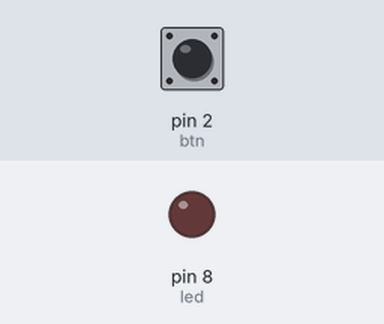
A sketch run on a simulated Arduino Uno, built with avr-gcc and run on an emulated ATmega328P. Shown: output pins drawn as LEDs (lit = HIGH). Dashed ring = blinking. The test bench sets the inputs (shaded band); at power-on: pin 2 (btn) HIGH.

Above: at 1.2 s.
1.3 s: pin 2 (btn) pulled LOW for 0.15 s
At 2.1 s:
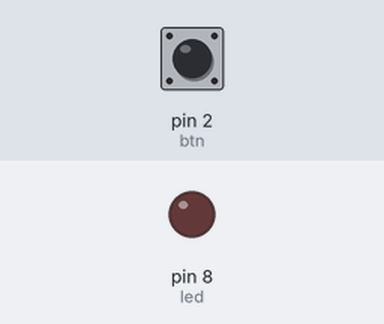
2.9 s: pin 2 (btn) pulled LOW for 1 s
At 3.6 s:
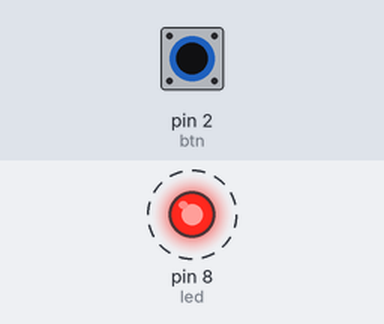
6.9 s: pin 2 (btn) pulled LOW for 3.2 s
At 7.8 s:
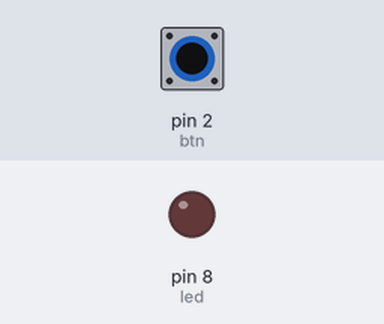
Timing chart, 0 to 9.9 s (numbered marks = the images above; inputs shaded):
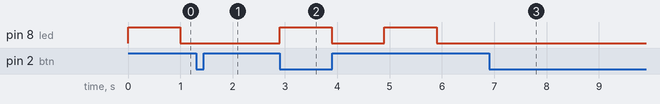

The sketch:

sketch.ino
```cpp
// Program Interrupt Pemotong Blinking LED - Arduino Uno (attachInterrupt)
// Rangkaian:
// - LED Anoda -> Pin 8 (melalui resistor 220 Ohm ke GND)
// - Push Button -> Pin 2 dan GND (INPUT_PULLUP)

const int led = 8;
const int btn = 2; // Pin 2 (INT0) mendukung attachInterrupt pada Arduino Uno

volatile bool blinkAktif = true;
volatile unsigned long lastInterrupt = 0;

void potongBlinkISR() {
  unsigned long sekarang = millis();
  // Debounce 200 ms untuk meredam contact bounce tombol
  if (sekarang - lastInterrupt > 200) {
    blinkAktif = !blinkAktif;
    if (!blinkAktif) {
      digitalWrite(led, LOW); // Langsung matikan LED saat blinking dipotong
    }
    lastInterrupt = sekarang;
  }
}

// Fungsi delay yang langsung berhenti seketika saat interrupt memotong blinking
void delayPotong(unsigned long ms) {
  unsigned long mulai = millis();
  while (millis() - mulai < ms) {
    if (!blinkAktif) return;
  }
}

void setup() {
  pinMode(led, OUTPUT);
  pinMode(btn, INPUT_PULLUP);
  attachInterrupt(digitalPinToInterrupt(btn), potongBlinkISR, FALLING);
}

void loop() {
  if (blinkAktif) {
    digitalWrite(led, HIGH);
    delayPotong(1000);
    digitalWrite(led, LOW);
    delayPotong(1000);
  }
}
```

Measured:
- after the input at 1.3 s, pin 8 (led): stays LOW (without the input it goes to HIGH after 0.70 s)
- after the input at 2.9 s, pin 8 (led): alternates HIGH for 1.0 s and LOW for 1.0 s, starting at once
- after the input at 6.9 s, pin 8 (led): stops changing and stays LOW
